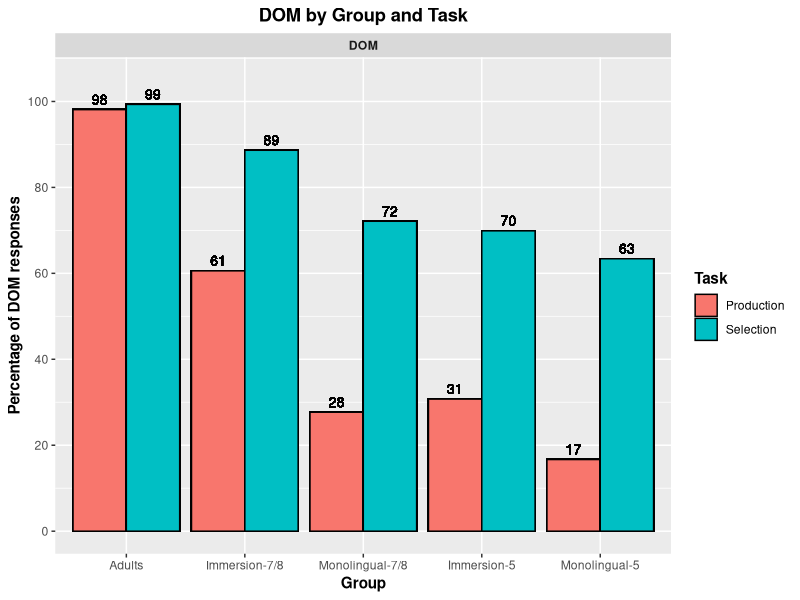
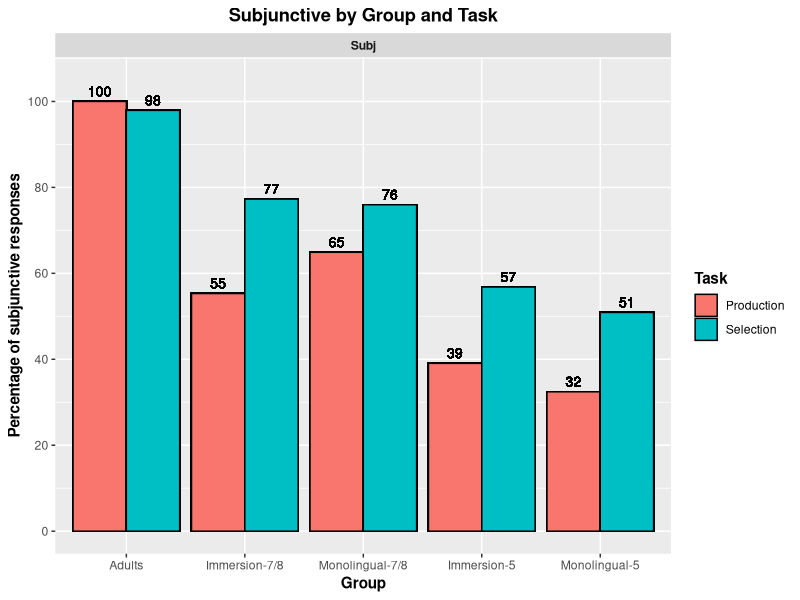

Reproduce these figures in R, in order.
library(tidyverse)
library(here)


# Load DOM data
## EPT
SDB_DOM_EPT <- read_csv(here("./CSV Files/SDB/SDB DOM EPT.csv")) %>% 
  filter(Item %in% c("EPT-02", "EPT-08", "EPT-12", "EPT-14", "EPT-20", "EPT-24", "EPT-26", "EPT-32", "EPT-38", "EPT-42")) %>% 
  mutate(Group = "Adults",
         Task = "Production",
         School = "Adults",
         Age = "Adults")

DLI78_DOM_EPT <- read.csv(here("./CSV Files/DLI-78/DLI-78 DOM EPT.csv")) %>% 
  mutate(Group = "Immersion-7/8",
         Task = "Production",
         School = "DLI",
         Age = "7th/8th")

MLS78_DOM_EPT <- read.csv(here("./CSV Files/MLS-78/MLS-78 DOM EPT.csv")) %>% 
  filter(!School == "GBCS") %>%
  mutate(Group = "Monolingual-7/8",
         Task = "Production",
         School = "MLS",
         Age = "7th/8th")

DLI5_DOM_EPT <- read.csv(here("./CSV Files/MLS-5/MLS-5 DOM EPT.csv")) %>% 
  mutate(Group = "Immersion-5",
         Task = "Production",
         School = "DLI",
         Age = "5th")

MLS5_DOM_EPT <- read.csv(here("./CSV Files/MLS-5/MLS-5 DOM EPT.csv")) %>% 
  filter(!School == "GBCS") %>% 
  mutate(Group = "Monolingual-5",
         Task = "Production",
         School = "MLS",
         Age = "5th")


## FCT
SDB_DOM_FCT <- read_csv(here("./CSV Files/SDB/SDB DOM FCT.csv")) %>% 
  mutate(Group = "Adults",
         Task = "Selection",
         School = "Adults",
         Age = "Adults")

DLI78_DOM_FCT <- read.csv(here("./CSV Files/DLI-78/DLI-78 DOM FCT.csv")) %>% 
  mutate(Group = "Immersion-7/8",
         Task = "Selection",
         School = "DLI",
         Age = "7th/8th")

MLS78_DOM_FCT <- read.csv(here("./CSV Files/MLS-78/MLS-78 DOM FCT.csv")) %>% 
  filter(!School == "GBCS") %>%
  mutate(Group = "Monolingual-7/8",
         Task = "Selection",
         School = "MLS",
         Age = "7th/8th")

DLI5_DOM_FCT <- read.csv(here("./CSV Files/MLS-5/MLS-5 DOM FCT.csv")) %>% 
  mutate(Group = "Immersion-5",
         Task = "Selection",
         School = "DLI",
         Age = "5th")

MLS5_DOM_FCT <- read.csv(here("./CSV Files/MLS-5/MLS-5 DOM FCT.csv")) %>% 
  filter(!School == "GBCS") %>% 
  mutate(Group = "Monolingual-5",
         Task = "Selection",
         School = "MLS",
         Age = "5th")


# Load subjunctive data
SDB_Subj_EPT <- read_csv(here("./CSV Files/SDB/SDB Subjunctive EPT.csv")) %>%
  filter(Short_Prop == "Intensional") %>% 
  mutate(Group = "Adults",
         Task = "Production",
         Mood = "Subjunctive",
         School = "Adults",
         Age = "Adults")

DLI78_Subj_EPT <- read.csv(here("./CSV Files/DLI-78/DLI-78 Subjunctive EPT.csv")) %>% 
  filter(Short_Prop == "Intensional") %>% 
  mutate(Group = "Immersion-7/8",
         Task = "Production",
         Mood = "Subjunctive",
         School = "DLI",
         Age = "7th/8th")

MLS78_Subj_EPT <- read.csv(here("./CSV Files/MLS-78/MLS-78 Subjunctive EPT.csv")) %>% 
  filter(!School == "GBCS") %>% 
  filter(Short_Prop == "Intensional") %>% 
  mutate(Group = "Monolingual-7/8",
         Task = "Production",
         Mood = "Subjunctive",
         School = "MLS",
         Age = "7th/8th")

DLI5_Subj_EPT <- read.csv(here("./CSV Files/MLS-5/MLS-5 Subjunctive EPT.csv")) %>% 
  filter(Short_Prop == "Intensional") %>% 
  mutate(Group = "Immersion-5",
         Task = "Production",
         Mood = "Subjunctive",
         School = "DLI",
         Age = "5th")

MLS5_Subj_EPT <- read.csv(here("./CSV Files/MLS-5/MLS-5 Subjunctive EPT.csv")) %>% 
  filter(!School == "GBCS") %>% 
  filter(Short_Prop == "Intensional") %>% 
  mutate(Group = "Monolingual-5",
         Task = "Production",
         Mood = "Subjunctive",
         School = "MLS",
         Age = "5th")


# FCT
SDB_Subj_FCT <- read_csv(here("./CSV Files/SDB/SDB Subjunctive FCT.csv")) %>%
  filter(Short_Prop == "Intensional") %>% 
  mutate(Group = "Adults",
         Task = "Selection",
         Mood = "Subjunctive",
         School = "Adults",
         Age = "Adults")

DLI78_Subj_FCT <- read.csv(here("./CSV Files/DLI-78/DLI-78 Subjunctive FCT.csv")) %>% 
  filter(Short_Prop == "Intensional") %>% 
  mutate(Group = "Immersion-7/8",
         Task = "Selection",
         Mood = "Subjunctive",
         School = "DLI",
         Age = "7th/8th")

MLS78_Subj_FCT <- read.csv(here("./CSV Files/MLS-78/MLS-78 Subjunctive FCT.csv")) %>% 
  filter(!School == "GBCS") %>% 
  filter(Short_Prop == "Intensional") %>% 
  mutate(Group = "Monolingual-7/8",
         Task = "Selection",
         Mood = "Subjunctive",
         School = "MLS",
         Age = "7th/8th")

DLI5_Subj_FCT <- read.csv(here("./CSV Files/MLS-5/MLS-5 Subjunctive FCT.csv")) %>% 
  filter(Short_Prop == "Intensional") %>% 
  mutate(Group = "Immersion-5",
         Task = "Selection",
         Mood = "Subjunctive",
         School = "DLI",
         Age = "5th")

MLS5_Subj_FCT <- read.csv(here("./CSV Files/MLS-5/MLS-5 Subjunctive FCT.csv")) %>% 
  filter(!School == "GBCS") %>% 
  filter(Short_Prop == "Intensional") %>% 
  mutate(Group = "Monolingual-5",
         Task = "Selection",
         Mood = "Subjunctive",
         School = "MLS",
         Age = "5th")


# Generate DOM participant averages for graph
## SDB, Production
SDB_DOM_EPT_Structure <- aggregate(SDB_DOM_EPT$DOM_Use, list(SDB_DOM_EPT$Structure), FUN = mean, na.rm = TRUE)
SDB_DOM_EPT_Structure <- SDB_DOM_EPT_Structure %>% rename(Structure_Avg = x)
SDB_DOM_EPT_Structure <- left_join(SDB_DOM_EPT, SDB_DOM_EPT_Structure, by = c("Structure" = "Group.1")) %>%  
  mutate(Structure_Percentage = Structure_Avg * 100)


## SDB, Selection
SDB_DOM_FCT_Structure <- aggregate(SDB_DOM_FCT$DOM_Use, list(SDB_DOM_FCT$Structure), FUN = mean, na.rm = TRUE)
SDB_DOM_FCT_Structure <- SDB_DOM_FCT_Structure %>% rename(Structure_Avg = x)
SDB_DOM_FCT_Structure <- left_join(SDB_DOM_FCT, SDB_DOM_FCT_Structure, by = c("Structure" = "Group.1")) %>%  
  mutate(Structure_Percentage = Structure_Avg * 100)


## DLI78, Production
DLI78_DOM_EPT_Structure <- aggregate(DLI78_DOM_EPT$DOM_Use, list(DLI78_DOM_EPT$Structure), FUN = mean, na.rm = TRUE)
DLI78_DOM_EPT_Structure <- DLI78_DOM_EPT_Structure %>% rename(Structure_Avg = x)
DLI78_DOM_EPT_Structure <- left_join(DLI78_DOM_EPT, DLI78_DOM_EPT_Structure, by = c("Structure" = "Group.1")) %>%  
  mutate(Structure_Percentage = Structure_Avg * 100)


## DLI78, Selection
DLI78_DOM_FCT_Structure <- aggregate(DLI78_DOM_FCT$DOM_Use, list(DLI78_DOM_FCT$Structure), FUN = mean, na.rm = TRUE)
DLI78_DOM_FCT_Structure <- DLI78_DOM_FCT_Structure %>% rename(Structure_Avg = x)
DLI78_DOM_FCT_Structure <- left_join(DLI78_DOM_FCT, DLI78_DOM_FCT_Structure, by = c("Structure" = "Group.1")) %>%  
  mutate(Structure_Percentage = Structure_Avg * 100)


## MLS78, Production
MLS78_DOM_EPT_Structure <- aggregate(MLS78_DOM_EPT$DOM_Use, list(MLS78_DOM_EPT$Structure), FUN = mean, na.rm = TRUE)
MLS78_DOM_EPT_Structure <- MLS78_DOM_EPT_Structure %>% rename(Structure_Avg = x)
MLS78_DOM_EPT_Structure <- left_join(MLS78_DOM_EPT, MLS78_DOM_EPT_Structure, by = c("Structure" = "Group.1")) %>%  
  mutate(Structure_Percentage = Structure_Avg * 100)


## MLS78, Selection
MLS78_DOM_FCT_Structure <- aggregate(MLS78_DOM_FCT$DOM_Use, list(MLS78_DOM_FCT$Structure), FUN = mean, na.rm = TRUE)
MLS78_DOM_FCT_Structure <- MLS78_DOM_FCT_Structure %>% rename(Structure_Avg = x)
MLS78_DOM_FCT_Structure <- left_join(MLS78_DOM_FCT, MLS78_DOM_FCT_Structure, by = c("Structure" = "Group.1")) %>%  
  mutate(Structure_Percentage = Structure_Avg * 100)


## DLI5, Production
DLI5_DOM_EPT_Structure <- aggregate(DLI5_DOM_EPT$DOM_Use, list(DLI5_DOM_EPT$Structure), FUN = mean, na.rm = TRUE)
DLI5_DOM_EPT_Structure <- DLI5_DOM_EPT_Structure %>% rename(Structure_Avg = x)
DLI5_DOM_EPT_Structure <- left_join(DLI5_DOM_EPT, DLI5_DOM_EPT_Structure, by = c("Structure" = "Group.1")) %>%  
  mutate(Structure_Percentage = Structure_Avg * 100)


## DLI5, Selection
DLI5_DOM_FCT_Structure <- aggregate(DLI5_DOM_FCT$DOM_Use, list(DLI5_DOM_FCT$Structure), FUN = mean, na.rm = TRUE)
DLI5_DOM_FCT_Structure <- DLI5_DOM_FCT_Structure %>% rename(Structure_Avg = x)
DLI5_DOM_FCT_Structure <- left_join(DLI5_DOM_FCT, DLI5_DOM_FCT_Structure, by = c("Structure" = "Group.1")) %>%  
  mutate(Structure_Percentage = Structure_Avg * 100)


## MLS5, Production
MLS5_DOM_EPT_Structure <- aggregate(MLS5_DOM_EPT$DOM_Use, list(MLS5_DOM_EPT$Structure), FUN = mean, na.rm = TRUE)
MLS5_DOM_EPT_Structure <- MLS5_DOM_EPT_Structure %>% rename(Structure_Avg = x)
MLS5_DOM_EPT_Structure <- left_join(MLS5_DOM_EPT, MLS5_DOM_EPT_Structure, by = c("Structure" = "Group.1")) %>%  
  mutate(Structure_Percentage = Structure_Avg * 100)


## MLS5, Selection
MLS5_DOM_FCT_Structure <- aggregate(MLS5_DOM_FCT$DOM_Use, list(MLS5_DOM_FCT$Structure), FUN = mean, na.rm = TRUE)
MLS5_DOM_FCT_Structure <- MLS5_DOM_FCT_Structure %>% rename(Structure_Avg = x)
MLS5_DOM_FCT_Structure <- left_join(MLS5_DOM_FCT, MLS5_DOM_FCT_Structure, by = c("Structure" = "Group.1")) %>%  
  mutate(Structure_Percentage = Structure_Avg * 100)


## Join datasets
DOM_EPT_Final <- rbind(SDB_DOM_EPT_Structure, DLI78_DOM_EPT_Structure, MLS78_DOM_EPT_Structure, DLI5_DOM_EPT_Structure, MLS5_DOM_EPT_Structure) %>% 
  mutate(Structure = "DOM")

DOM_FCT_Final <- rbind(SDB_DOM_FCT_Structure, DLI78_DOM_FCT_Structure, MLS78_DOM_FCT_Structure, DLI5_DOM_FCT_Structure, MLS5_DOM_FCT_Structure) %>% 
  mutate(Structure = "DOM")

DOM_Master <- rbind(DOM_EPT_Final, DOM_FCT_Final)
DOM_Master$Group <- factor(DOM_Master$Group, levels = c("Adults", "Immersion-7/8", "Monolingual-7/8", "Immersion-5", "Monolingual-5"))


# Generate subjunctive participant averages for graph
## SDB, Production
SDB_Subj_EPT_Structure <- aggregate(SDB_Subj_EPT$Mood_Use, list(SDB_Subj_EPT$Structure), FUN = mean, na.rm = TRUE)
SDB_Subj_EPT_Structure <- SDB_Subj_EPT_Structure %>% rename(Structure_Avg = x)
SDB_Subj_EPT_Structure <- left_join(SDB_Subj_EPT, SDB_Subj_EPT_Structure, by = c("Structure" = "Group.1")) %>%  
  mutate(Structure_Percentage = Structure_Avg * 100)


## SDB, Selection
SDB_Subj_FCT_Structure <- aggregate(SDB_Subj_FCT$Mood_Use, list(SDB_Subj_FCT$Structure), FUN = mean, na.rm = TRUE)
SDB_Subj_FCT_Structure <- SDB_Subj_FCT_Structure %>% rename(Structure_Avg = x)
SDB_Subj_FCT_Structure <- left_join(SDB_Subj_FCT, SDB_Subj_FCT_Structure, by = c("Structure" = "Group.1")) %>%  
  mutate(Structure_Percentage = Structure_Avg * 100)


## DLI78, Production
DLI78_Subj_EPT_Structure <- aggregate(DLI78_Subj_EPT$Mood_Use, list(DLI78_Subj_EPT$Structure), FUN = mean, na.rm = TRUE)
DLI78_Subj_EPT_Structure <- DLI78_Subj_EPT_Structure %>% rename(Structure_Avg = x)
DLI78_Subj_EPT_Structure <- left_join(DLI78_Subj_EPT, DLI78_Subj_EPT_Structure, by = c("Structure" = "Group.1")) %>%  
  mutate(Structure_Percentage = Structure_Avg * 100)


## DLI78, Selection
DLI78_Subj_FCT_Structure <- aggregate(DLI78_Subj_FCT$Mood_Use, list(DLI78_Subj_FCT$Structure), FUN = mean, na.rm = TRUE)
DLI78_Subj_FCT_Structure <- DLI78_Subj_FCT_Structure %>% rename(Structure_Avg = x)
DLI78_Subj_FCT_Structure <- left_join(DLI78_Subj_FCT, DLI78_Subj_FCT_Structure, by = c("Structure" = "Group.1")) %>%  
  mutate(Structure_Percentage = Structure_Avg * 100)


## MLS78, Production
MLS78_Subj_EPT_Structure <- aggregate(MLS78_Subj_EPT$Mood_Use, list(MLS78_Subj_EPT$Structure), FUN = mean, na.rm = TRUE)
MLS78_Subj_EPT_Structure <- MLS78_Subj_EPT_Structure %>% rename(Structure_Avg = x)
MLS78_Subj_EPT_Structure <- left_join(MLS78_Subj_EPT, MLS78_Subj_EPT_Structure, by = c("Structure" = "Group.1")) %>%  
  mutate(Structure_Percentage = Structure_Avg * 100)


## MLS78, Selection
MLS78_Subj_FCT_Structure <- aggregate(MLS78_Subj_FCT$Mood_Use, list(MLS78_Subj_FCT$Structure), FUN = mean, na.rm = TRUE)
MLS78_Subj_FCT_Structure <- MLS78_Subj_FCT_Structure %>% rename(Structure_Avg = x)
MLS78_Subj_FCT_Structure <- left_join(MLS78_Subj_FCT, MLS78_Subj_FCT_Structure, by = c("Structure" = "Group.1")) %>%  
  mutate(Structure_Percentage = Structure_Avg * 100)


## DLI5, Production
DLI5_Subj_EPT_Structure <- aggregate(DLI5_Subj_EPT$Mood_Use, list(DLI5_Subj_EPT$Structure), FUN = mean, na.rm = TRUE)
DLI5_Subj_EPT_Structure <- DLI5_Subj_EPT_Structure %>% rename(Structure_Avg = x)
DLI5_Subj_EPT_Structure <- left_join(DLI5_Subj_EPT, DLI5_Subj_EPT_Structure, by = c("Structure" = "Group.1")) %>%  
  mutate(Structure_Percentage = Structure_Avg * 100)


## DLI5, Selection
DLI5_Subj_FCT_Structure <- aggregate(DLI5_Subj_FCT$Mood_Use, list(DLI5_Subj_FCT$Structure), FUN = mean, na.rm = TRUE)
DLI5_Subj_FCT_Structure <- DLI5_Subj_FCT_Structure %>% rename(Structure_Avg = x)
DLI5_Subj_FCT_Structure <- left_join(DLI5_Subj_FCT, DLI5_Subj_FCT_Structure, by = c("Structure" = "Group.1")) %>%  
  mutate(Structure_Percentage = Structure_Avg * 100)


## MLS5, Production
MLS5_Subj_EPT_Structure <- aggregate(MLS5_Subj_EPT$Mood_Use, list(MLS5_Subj_EPT$Structure), FUN = mean, na.rm = TRUE)
MLS5_Subj_EPT_Structure <- MLS5_Subj_EPT_Structure %>% rename(Structure_Avg = x)
MLS5_Subj_EPT_Structure <- left_join(MLS5_Subj_EPT, MLS5_Subj_EPT_Structure, by = c("Structure" = "Group.1")) %>%  
  mutate(Structure_Percentage = Structure_Avg * 100)


## MLS5, Selection
MLS5_Subj_FCT_Structure <- aggregate(MLS5_Subj_FCT$Mood_Use, list(MLS5_Subj_FCT$Structure), FUN = mean, na.rm = TRUE)
MLS5_Subj_FCT_Structure <- MLS5_Subj_FCT_Structure %>% rename(Structure_Avg = x)
MLS5_Subj_FCT_Structure <- left_join(MLS5_Subj_FCT, MLS5_Subj_FCT_Structure, by = c("Structure" = "Group.1")) %>%  
  mutate(Structure_Percentage = Structure_Avg * 100)


## Join datasets
Subj_EPT_Final <- rbind(SDB_Subj_EPT_Structure, DLI78_Subj_EPT_Structure, MLS78_Subj_EPT_Structure, DLI5_Subj_EPT_Structure, MLS5_Subj_EPT_Structure) %>% 
  mutate(Structure = "Subj")

Subj_FCT_Final <- rbind(SDB_Subj_FCT_Structure, DLI78_Subj_FCT_Structure, MLS78_Subj_FCT_Structure, DLI5_Subj_FCT_Structure, MLS5_Subj_FCT_Structure) %>% 
  mutate(Structure = "Subj")

Subj_Master <- rbind(Subj_EPT_Final, Subj_FCT_Final)
Subj_Master$Group <- factor(Subj_Master$Group, levels = c("Adults", "Immersion-7/8", "Monolingual-7/8", "Immersion-5", "Monolingual-5"))


# Generate plots
## DOM graph
DOM_Master %>% 
  ggplot(aes(x = Group, y = Structure_Percentage, fill = Task)) +
  geom_bar(position = "dodge", color = "black", stat = "identity") +
  facet_wrap(facets = vars(Structure)) +
  scale_y_continuous(breaks = seq(0, 100, 20),
                     limits = c(0, 105)) +
  geom_text(aes(label = round(Structure_Percentage)),
            position = position_dodge(width = .9),
            vjust = -0.5,
            size = 3.5) +
  labs(x = "Group", y = "Percentage of DOM responses", fill = "Task", title = "DOM by Group and Task") +
  theme(axis.title = element_text(face = "bold"),
        plot.title = element_text(hjust = 0.5, face = "bold"),
        legend.title = element_text(face = "bold"),
        strip.text.x = element_text(face = "bold"))


## Subjunctive graph
Subj_Master %>% 
  ggplot(aes(x = Group, y = Structure_Percentage, fill = Task)) +
  geom_bar(position = "dodge", color = "black", stat = "identity") +
  facet_wrap(facets = vars(Structure)) +
  scale_y_continuous(breaks = seq(0, 100, 20),
                     limits = c(0, 105)) +
  geom_text(aes(label = round(Structure_Percentage)),
            position = position_dodge(width = .9),
            vjust = -0.5,
            size = 3.5) +
  labs(x = "Group", y = "Percentage of subjunctive responses", fill = "Task", title = "Subjunctive by Group and Task") +
  theme(axis.title = element_text(face = "bold"),
        plot.title = element_text(hjust = 0.5, face = "bold"),
        legend.title = element_text(face = "bold"),
        strip.text.x = element_text(face = "bold"))  
